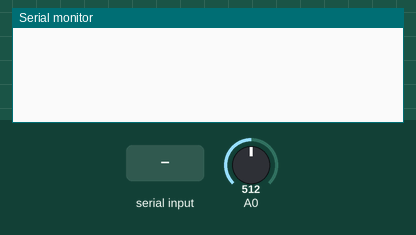
Recording of a sketch running on a simulated Arduino Uno, built with avr-gcc and run on an emulated ATmega328P. Shown: the last lines printed to the serial monitor. The test bench sets the inputs (shaded band); at power-on: A0 = 512. The local clock reads 2024-03-15 10:24:30 at power-on unless the sketch sets it; storage starts empty.

Above: at 0.8 s.
0.9 s: "1" received over Serial
At 2.8 s:
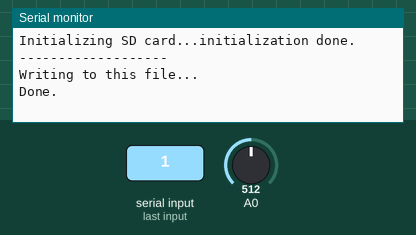
4.5 s: A0 set to 716
At 7.8 s:
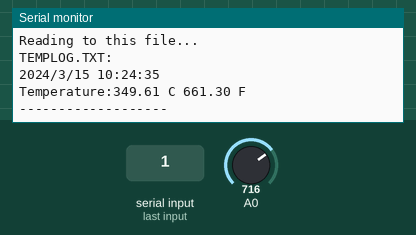

The sketch:

BAI1-CHUONG6.ino
```cpp
#include <SPI.h>
#include <SD.h>
#include <Wire.h>
#include "RTClib.h"
RTC_DS3231 rtc;

float tempC, tempF;
int hour, minute, second, day, month, year;
String nameFile = "TEMPLOG.TXT";
File myFile;

void getTimeDate(){
  DateTime now = rtc.now();
  hour = now.hour();
  minute = now.minute();
  second = now.second();
  day = now.day();
  month = now.month();
  year = now.year();
}

void getTemperature(){
  tempC = ((5*1000.0/1024.0) * analogRead(A0))/10.0;
  tempF = (tempC * 1.8) + 32;
}

void writeFile(){

  myFile = SD.open(nameFile,FILE_WRITE);

  if(myFile){
//    SD.remove(nameFile);
    Serial.println("Writing to this file...");
    getTimeDate();
    myFile.print(year);
    myFile.print("/");
    myFile.print(month);
    myFile.print("/");
    myFile.print(day);
    myFile.print(" ");
    myFile.print(hour);
    myFile.print(":");
    myFile.print(minute);
    myFile.print(":");
    myFile.print(second);
    myFile.println();
    getTemperature();
    myFile.print("Temperature:");
    myFile.print(tempC);
    myFile.print(" C");
    myFile.print(" ");
    myFile.print(tempF);
    myFile.println(" F");
    myFile.println();
    myFile.close();
    Serial.println("Done.");
  } else{
    Serial.println("error opening flie");
  }
}

void readFile(){

  myFile = SD.open(nameFile);
  if(myFile){
    Serial.println("Reading to this file...");
    Serial.print(nameFile);
    Serial.println(":");
    while (myFile.available()) {
      Serial.write(myFile.read());
    }
    myFile.close();
  } else{
    Serial.println("error opening flie");
  }
}

void setup() {

  Serial.begin(9600);

  while(!Serial.available()){
    Serial.println("");
  }

  // RTC
  if (! rtc.begin()) {
    Serial.println("Couldn't find RTC");
    while (1);
  }
  if (rtc.lostPower()) {
    Serial.println("RTC lost power, lets set the time!");
    // following line sets the RTC to the date & time this sketch was compiled
    rtc.adjust(DateTime(F(__DATE__), F(__TIME__)));
    // This line sets the RTC with an explicit date & time, for example to set
    // January 21, 2014 at 3am you would call:
    // rtc.adjust(DateTime(2014, 1, 21, 3, 0, 0));
  }

  // SD card

  while (!Serial) {
    ; // wait for serial port to connect. Needed for native USB port only
  }
  Serial.print("Initializing SD card...");
  if (!SD.begin(4)) {
    Serial.println("initialization failed!");
    while (1);
  }
  Serial.println("initialization done.");

}

void loop() {
   SD.remove(nameFile);
  Serial.println("-------------------");

  delay(1000);
  writeFile();
  delay(1000);
   readFile();
  delay(1000);


}
```

Measured:
- after the input at 0.9 s, the serial monitor: prints a new line after 0.07 s (image 1)
- after the input at 4.5 s, the serial monitor: prints a new line after 1.6 s (image 2)
